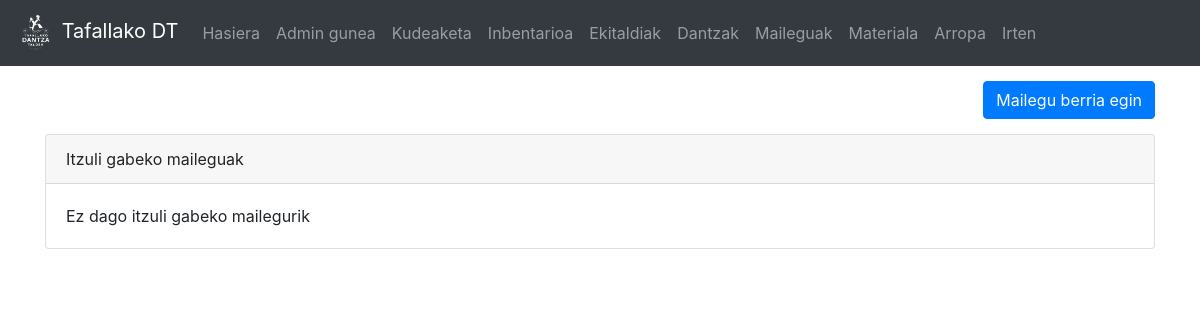
The app's page /maileguak (signed in), older data.
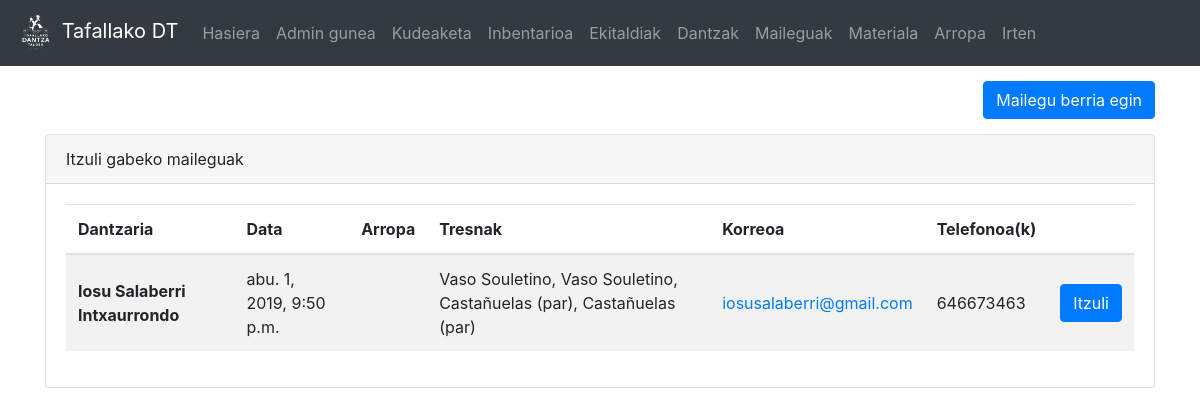
The same page, newer data.
### dantza/models.py (models this page shows, shortened)
class Mailegua(models.Model):
	dantzari = models.ForeignKey(Dantzaria, on_delete=models.CASCADE)
	materiala = models.ManyToManyField(Tresna, blank=True)
	arropa = models.ManyToManyField(Arropa, blank=True)
	mailegatze_data = models.DateTimeField('mailegatze data')
	itzulita = models.BooleanField(default=False)
	dantza_taldea = models.CharField(max_length=200, blank=True)

class Dantzaria(models.Model):
	user = models.OneToOneField(User, on_delete=models.CASCADE)
	izena = models.CharField(max_length=50)
	abizenak = models.CharField(max_length=200)
	jaiotze_data = models.DateTimeField('jaiotze data')
	email = models.CharField(max_length=100)
	def __str__(self):
		return self.izena + ' ' + self.abizenak
	def telefonoak(self):
		t_list = Telefono.objects.filter(dantzari=self)
		return ', '.join(str(e.zenbakia) for e in t_list)

class Tresna(models.Model):
	material_mota = models.ForeignKey(Materiala, on_delete=models.CASCADE)
	mailegatua = models.BooleanField(default=False)
	def __str__(self):
		return self.material_mota.mota

class Materiala(models.Model):
	mota = models.CharField(max_length=50)

class Telefono(models.Model):
	zenbakia = models.IntegerField()
	dantzari = models.ForeignKey(Dantzaria, on_delete=models.CASCADE)

### dantza/views.py (the view, shortened to what this page needs)
# urls.py: path('maileguak', views.maileguak, name = 'maileguak'),
@login_required(login_url='/login')
def maileguak(request):
	if not request.user.groups.filter(name='arropa_arduradunak').exists() and not request.user.is_superuser and not request.user.groups.filter(name='material_arduradunak').exists():
		return HttpResponseRedirect('/')
	maileguak = Mailegua.objects.filter(itzulita=False)
	if 'return_success' in request.GET:
		return render(request,'dantza/maileguak.html',{'mail_list':maileguak,'success': 'Mailegua itzuli da.'})
	return render(request,'dantza/maileguak.html',{'mail_list':maileguak})

### dantza/templatetags/auth_extras.py (called while the page is built)
@register.filter(name='has_group')
def has_group(user, group_name):
    return user.groups.filter(name=group_name).exists()

### templates/dantza/maileguak.html (shortened to what this page needs)
{% extends "dantza/base.html" %}
{% block edukia %}
<div class="container">
<div class="clearfix">
	<a href="/maileguak/berria" target="_blank" style="margin-top: 15px;" class="float-right btn btn-primary">
	  	Mailegu berria egin
	</a>
</div>
<div class="card" style="margin-top: 15px; margin-bottom:15px;">
		<div class="card-header">Itzuli gabeko maileguak</div>
		<div class="card-body">
			{% if mail_list %}
				<div class="table-responsive">
					<table class="table table-hover table-striped">
					  <thead>
							<tr>
							  	<th scope="col">Dantzaria</th>
							  	<th scope="col">Data</th>
							  	<th scope="col">Arropa</th>
							  	<th scope="col">Tresnak</th>
								<th scope="col">Korreoa</th>
								<th scope="col">Telefonoa(k)</th>
								<th scope="col"></th>
							</tr>
					  	</thead>
					  	<tbody>
							{% for m in mail_list %}
							  	<tr>
								  	<th scope="row" style="vertical-align:middle;">{% if m.dantza_taldea %}{{ m.dantza_taldea }}<br/>({{ m.dantzari }}){% else %}{{ m.dantzari }}{% endif %}</th>
								  	<td style="vertical-align:middle;">{{ m.mailegatze_data }}</td>
								  	<td style="vertical-align:middle;">{{ m.arropa.all|join:", " }}</td>
								  	<td style="vertical-align:middle;">{{ m.materiala.all|join:", " }}</td>
								  	<td style="vertical-align:middle;"><a href="mailto:{{ d.email }}">{{ m.dantzari.email }}</a></td>
								 	<td style="vertical-align:middle;">{{ m.dantzari.telefonoak }}</td>
								  	<td  style="vertical-align:middle;">
									<a href="?return&id={{ m.pk }}" class="btn btn-primary">Itzuli</a>
							  	</tr>
							{% endfor %}
						</tbody>
					</table>
				</div>
			{% else %}
				Ez dago itzuli gabeko mailegurik<br/>
			{% endif %}
		</div>
</div>
{% endblock edukia %}

Row changes from the older to the newer data that the page shows:
added Mailegua: dantzari "Iosu Salaberri Intxaurrondo", mailegatze_data "abu. 1, 2019, 9:50 p.m.", materiala.all "Vaso Souletino, Vaso Souletino, Castañuelas (par), Castañuelas (par)", dantzari.email "iosusalaberri@gmail.com", dantzari.telefonoak "646673463"
Text that changed along with them:
text no longer shown: "Ez dago itzuli gabeko mailegurik"
text now shown: "Dantzaria Data Arropa Tresnak Korreoa Telefonoa(k)"
